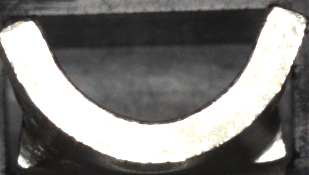
#> input picture ORBBFMatcher/images/2/images2_template.png, 309 x 175 px
$ python linemod_shape_match.py --template images/2/images2_template.png --scene images/2/images2_template.png --output out.png
#> lines starting #> are read from the running program, lines starting #| are printed output that depends on the picture; after the words box and inside, x2 and y2 are one past the last pixel; in counts of white or black regions, pixels touching at a corner belong together
from __future__ import annotations

import argparse
from dataclasses import dataclass
import math
from pathlib import Path
import sys
import time

import cv2
import numpy as np


@dataclass
class TemplateVariant:
    template_id: int
    class_id: str
    angle: float
    scale: float
    image: np.ndarray
    mask: np.ndarray
    corners: np.ndarray
    feature_bbox: tuple[int, int, int, int]


@dataclass
class Detection:
    class_id: str
    template_id: int
    angle: float
    scale: float
    similarity: float
    origin: tuple[int, int]
    box: tuple[int, int, int, int]
    corners: np.ndarray


@dataclass
class RawMatchRecord:
    class_id: str
    template_id: int
    similarity: float
    x: int
    y: int


# [10 lines left out: function parse_csv_floats, not called in this run]


def parse_args() -> argparse.Namespace:
    parser = argparse.ArgumentParser(
        description=(
            "2D shape-based template matching with OpenCV LINE/LINEMOD "
            "(color-gradient modality)."
        )
    )
    parser.add_argument("--template", required=True, help="Path to the template image.")
    parser.add_argument("--scene", required=True, help="Path to the scene image.")
    parser.add_argument(
        "--output",
        required=True,
        help="Path to the annotated scene image.",
    )
    parser.add_argument(
        "--mask",
        help="Optional binary mask for the template. Must match template size.",
    )
    parser.add_argument(
        "--template-preview-output",
        help="Optional path to save a contact sheet of generated LINE templates.",
    )
    parser.add_argument(
        "--class-id",
        default="object",
        help="LINE template class ID. Default: object",
    )
    parser.add_argument(
        "--threshold",
        type=float,
        default=90.0,
        help="Detector similarity threshold in [0, 100]. Default: 90.0",
    )
    parser.add_argument(
        "--top-k",
        type=int,
        default=200,
        help="Maximum raw matches to inspect before NMS. Default: 200",
    )
    parser.add_argument(
        "--max-detections",
        type=int,
        default=12,
        help="Maximum detections kept after NMS. Default: 12",
    )
    parser.add_argument(
        "--nms-iou",
        type=float,
        default=0.25,
        help="IoU threshold for NMS de-duplication. Default: 0.25",
    )
    parser.add_argument(
        "--angles",
        type=parse_csv_floats,
        default=[0.0],
        help="Comma-separated template rotations in degrees. Default: 0",
    )
    parser.add_argument(
        "--scales",
        type=parse_csv_floats,
        default=[1.0],
        help="Comma-separated template scales. Default: 1.0",
    )
    parser.add_argument(
        "--mask-threshold",
        type=int,
        default=245,
        help=(
            "When --mask is omitted, pixels darker than this grayscale threshold are "
            "treated as foreground. Default: 245"
        ),
    )
    parser.add_argument(
        "--preview-variants",
        type=int,
        default=6,
        help="How many generated variants to include in the preview sheet. Default: 6",
    )
    parser.add_argument(
        "--tile-size",
        type=int,
        default=960,
        help=(
            "Tile size used for fallback matching on large scenes. Set 0 to disable "
            "tiling. Default: 960"
        ),
    )
    parser.add_argument(
        "--tile-overlap",
        type=int,
        default=256,
        help="Overlap in pixels between fallback tiles. Default: 256",
    )
    return parser.parse_args()


def load_image(path: str) -> np.ndarray:
    image = cv2.imread(path, cv2.IMREAD_COLOR)
    if image is None:
        raise FileNotFoundError(f"Unable to read image: {path}")
    return image


# [10 lines left out: function load_mask, not called in this run]


def keep_largest_component(mask: np.ndarray) -> np.ndarray:
    if not np.any(mask):
        return mask

    component_count, labels, stats, _ = cv2.connectedComponentsWithStats(mask, 8)
    if component_count <= 2:
        return mask

    largest_label = 1 + int(np.argmax(stats[1:, cv2.CC_STAT_AREA]))
    largest = np.where(labels == largest_label, 255, 0).astype(np.uint8)
    return largest


def auto_mask_from_template(template_image: np.ndarray, threshold: int) -> np.ndarray:
    gray = cv2.cvtColor(template_image, cv2.COLOR_BGR2GRAY)
    mask = np.where(gray < threshold, 255, 0).astype(np.uint8)

    if not np.any(mask):
        _, mask = cv2.threshold(
            gray, 0, 255, cv2.THRESH_BINARY_INV | cv2.THRESH_OTSU
        )

    kernel = cv2.getStructuringElement(cv2.MORPH_RECT, (3, 3))
    mask = cv2.morphologyEx(mask, cv2.MORPH_CLOSE, kernel, iterations=1)
    mask = keep_largest_component(mask)

    if not np.any(mask):
        raise ValueError("Template mask is empty after auto-segmentation.")
    return mask


def crop_to_mask(image: np.ndarray, mask: np.ndarray) -> tuple[np.ndarray, np.ndarray]:
    x, y, width, height = cv2.boundingRect(mask)
    if width == 0 or height == 0:
        raise ValueError("Template mask is empty.")
    return (
        image[y : y + height, x : x + width].copy(),
        mask[y : y + height, x : x + width].copy(),
    )


def build_variant(
    base_image: np.ndarray,
    base_mask: np.ndarray,
    angle: float,
    scale: float,
) -> tuple[np.ndarray, np.ndarray, np.ndarray]:
    if scale <= 0:
        raise ValueError(f"Scale must be positive, got {scale}.")

    height, width = base_image.shape[:2]
    corners = np.float32(
        [[0, 0], [width - 1, 0], [width - 1, height - 1], [0, height - 1]]
    )
    center = (width / 2.0, height / 2.0)

    transform = cv2.getRotationMatrix2D(center, angle, scale)
    transformed_corners = cv2.transform(corners[None, :, :], transform)[0]

    min_xy = np.floor(transformed_corners.min(axis=0))
    max_xy = np.ceil(transformed_corners.max(axis=0))
    out_width = max(1, int(max_xy[0] - min_xy[0] + 1))
    out_height = max(1, int(max_xy[1] - min_xy[1] + 1))

    transform[0, 2] -= min_xy[0]
    transform[1, 2] -= min_xy[1]

    warped_image = cv2.warpAffine(
        base_image,
        transform,
        (out_width, out_height),
        flags=cv2.INTER_LINEAR,
        borderMode=cv2.BORDER_CONSTANT,
        borderValue=(255, 255, 255),
    )
    warped_mask = cv2.warpAffine(
        base_mask,
        transform,
        (out_width, out_height),
        flags=cv2.INTER_NEAREST,
        borderMode=cv2.BORDER_CONSTANT,
        borderValue=0,
    )
    warped_mask = np.where(warped_mask > 127, 255, 0).astype(np.uint8)
    warped_mask = keep_largest_component(warped_mask)

    cropped_image, cropped_mask = crop_to_mask(warped_image, warped_mask)
    crop_x, crop_y, _, _ = cv2.boundingRect(warped_mask)
    local_corners = (
        cv2.transform(corners[None, :, :], transform)[0]
        - np.float32([crop_x, crop_y])
    )

    return cropped_image, cropped_mask, local_corners


def build_detector(
    template_image: np.ndarray,
    template_mask: np.ndarray,
    class_id: str,
    angles: list[float],
    scales: list[float],
) -> tuple[cv2.linemod_Detector, np.ndarray, np.ndarray, dict[int, TemplateVariant]]:
    base_image, base_mask = crop_to_mask(template_image, template_mask)
    detector = cv2.linemod.getDefaultLINE()
    variants: dict[int, TemplateVariant] = {}

    for scale in scales:
        for angle in angles:
            variant_image, variant_mask, variant_corners = build_variant(
                base_image, base_mask, angle, scale
            )
            template_id, bbox = detector.addTemplate(
                [variant_image],
                class_id,
                variant_mask,
            )
            if template_id < 0:
                continue

            variants[template_id] = TemplateVariant(
                template_id=template_id,
                class_id=class_id,
                angle=angle,
                scale=scale,
                image=variant_image,
                mask=variant_mask,
                corners=variant_corners,
                feature_bbox=tuple(int(value) for value in bbox),
            )

    if not variants:
        raise RuntimeError(
            "Failed to extract any valid LINE templates. Try a cleaner mask or a "
            "template with stronger edges."
        )

    return detector, base_image, base_mask, variants


# [205 lines left out: functions resolve_detections, compute_iou, non_max_suppression, draw_text_block, draw_overlay, fit_panel and 1 more, not called in this run]


def pad_scene_for_linemod(
    scene_image: np.ndarray,
    detector: cv2.linemod_Detector,
) -> tuple[np.ndarray, tuple[int, int]]:
    levels = max(1, int(detector.pyramidLevels()))
    step = 1
    for level in range(levels):
        step = math.lcm(step, int(detector.getT(level)))

    height, width = scene_image.shape[:2]
    padded_height = ((height + step - 1) // step) * step
    padded_width = ((width + step - 1) // step) * step

    pad_bottom = padded_height - height
    pad_right = padded_width - width
    if pad_bottom == 0 and pad_right == 0:
        return scene_image, (0, 0)

    padded = cv2.copyMakeBorder(
        scene_image,
        0,
        pad_bottom,
        0,
        pad_right,
        borderType=cv2.BORDER_CONSTANT,
        value=(255, 255, 255),
    )
    return padded, (pad_right, pad_bottom)


# [11 lines left out: function convert_matches, not called in this run]


def build_tile_starts(length: int, tile_size: int, tile_overlap: int) -> list[int]:
    if tile_size <= 0 or length <= tile_size:
        return [0]

    step = tile_size - tile_overlap
    if step <= 0:
        raise ValueError("--tile-overlap must be smaller than --tile-size.")

    starts = list(range(0, length - tile_size + 1, step))
    last_start = length - tile_size
    if not starts or starts[-1] != last_start:
        starts.append(last_start)
    return starts


def match_scene_in_tiles(
    detector: cv2.linemod_Detector,
    scene_image: np.ndarray,
    threshold: float,
    tile_size: int,
    tile_overlap: int,
) -> tuple[list[RawMatchRecord], int]:
    height, width = scene_image.shape[:2]
    x_starts = build_tile_starts(width, tile_size, tile_overlap)
    y_starts = build_tile_starts(height, tile_size, tile_overlap)

    matches: list[RawMatchRecord] = []
    tile_count = 0
    for y_start in y_starts:
        for x_start in x_starts:
            tile = scene_image[
                y_start : min(y_start + tile_size, height),
                x_start : min(x_start + tile_size, width),
            ].copy()
            padded_tile, _ = pad_scene_for_linemod(tile, detector)
            tile_matches, _ = detector.match([padded_tile], threshold)
            tile_count += 1

            for match in tile_matches:
                matches.append(
                    RawMatchRecord(
                        class_id=str(match.class_id),
                        template_id=int(match.template_id),
                        similarity=float(match.similarity),
                        x=int(match.x) + x_start,
                        y=int(match.y) + y_start,
                    )
                )

    matches.sort(key=lambda item: item.similarity, reverse=True)
    return matches, tile_count


def match_scene(
    detector: cv2.linemod_Detector,
    scene_image: np.ndarray,
    threshold: float,
    tile_size: int,
    tile_overlap: int,
) -> tuple[list[RawMatchRecord], str]:
    padded_scene_image, scene_padding = pad_scene_for_linemod(scene_image, detector)
    try:
        raw_matches, _ = detector.match([padded_scene_image], threshold)
        match_records = convert_matches(raw_matches)
        mode = "full-frame"
        if scene_padding != (0, 0):
            mode += f" (padded right={scene_padding[0]} bottom={scene_padding[1]})"
        return match_records, mode
    except cv2.error:
        if tile_size <= 0:
            raise
        match_records, tile_count = match_scene_in_tiles(
            detector,
            scene_image,
            threshold,
            tile_size,
            tile_overlap,
        )
        return match_records, f"tiled ({tile_count} tiles)"


def main() -> int:
    args = parse_args()
    total_start = time.perf_counter()
    try:
        template_image = load_image(args.template)
#> in load_image, image is the input picture: shape (175, 309, 3); mean B, G, R 120, 121.5, 122.7
        scene_image = load_image(args.scene)
        template_mask = (
            load_mask(args.mask, template_image.shape[:2])
            if args.mask
            else auto_mask_from_template(template_image, args.mask_threshold)
        )
#> in auto_mask_from_template, `mask = np.where(gray < threshold, 255, 0).astype(np.uint8)`:
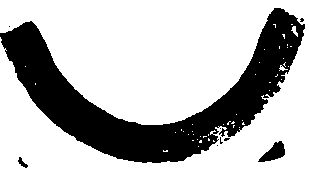
#> mask: shape (175, 309); 72.1% white; 9 black regions (6 under 20 px), largest, box (x1, y1, x2, y2) and area: (0, 8, 305, 163) 14680, (258, 141, 285, 162) 298, (18, 157, 28, 168) 48
#> in auto_mask_from_template, `mask = cv2.morphologyEx(mask, cv2.MORPH_CLOSE, kernel, iterations=1)`:
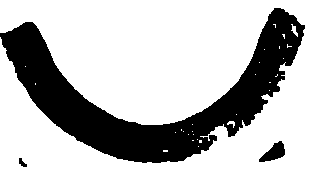
#> mask: shape (175, 309); 72.6% white; 3 black regions, box (x1, y1, x2, y2) and area: (0, 8, 305, 163) 14501, (259, 141, 285, 162) 295, (19, 158, 27, 167) 40
#> in keep_largest_component, `component_count, labels, stats, _ = cv2.connectedComponentsWithStats(m..`:
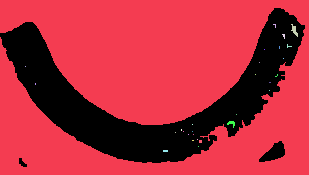
#> labels: shape (175, 309) int32; 30 distinct labels, from 0 to 29; one colour per label, 0 black
#> in keep_largest_component, `component_count, labels, stats, _ = cv2.connectedComponentsWithStats(m..`: component_count = 30; stats = 30 rows, first 6: [0, 8, 305, 159, 14836], [0, 0, 309, 175, 39098], [273, 24, 3, 4, 6], [291, 24, 7, 13, 41], [282, 34, 3, 5, 9], [287, 44, 5, 4, 8]
#> in keep_largest_component, `largest_label = 1 + int(np.argmax(stats[1:, cv2.CC_STAT_AREA]))`: largest_label = 1
#> in keep_largest_component, `largest = np.where(labels == largest_label, 255, 0).astype(np.uint8)`:
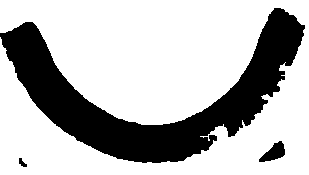
#> largest: shape (175, 309); 72.3% white; 3 black regions, box (x1, y1, x2, y2) and area: (0, 8, 305, 163) 14642, (259, 141, 285, 162) 295, (19, 158, 27, 167) 40
        detector, cropped_template, cropped_mask, variants = build_detector(
            template_image,
            template_mask,
            args.class_id,
            args.angles,
            args.scales,
        )
#> in crop_to_mask, `x, y, width, height = cv2.boundingRect(mask)`: x = 0; width = 309; height = 175
#> the loop in build_detector, `for scale in scales:` made 1 pass
#> after the loop in build_detector, `for scale in scales:`: variants = 1 item
#> variants = 1 item
    except (FileNotFoundError, RuntimeError, ValueError) as exc:
        print(exc, file=sys.stderr)
        return 1

    match_start = time.perf_counter()
    startup_prep_ms = (match_start - total_start) * 1000.0
    try:
        raw_matches, match_mode = match_scene(
            detector,
            scene_image,
            float(args.threshold),
            args.tile_size,
            args.tile_overlap,
        )
#> in pad_scene_for_linemod, `padded = cv2.copyMakeBorder( scene_image, 0, pad_bottom, 0, pad_right,..`:
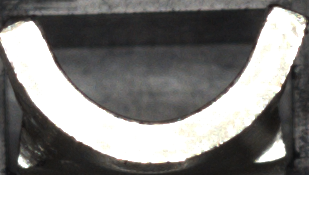
#> padded: shape (200, 320, 3); mean B, G, R 140.9, 142.2, 143.2
#> in match_scene, `padded_scene_image, scene_padding = pad_scene_for_linemod(scene_image,..`: scene_padding = (11, 25)
#> after the loop in match_scene_in_tiles, `for y_start in y_starts:`: matches = []; tile_count = 0
    except (ValueError, cv2.error) as exc:
        print(exc, file=sys.stderr)
        return 1

    match_end = time.perf_counter()
    matching_ms = (match_end - match_start) * 1000.0
    limited_matches = list(raw_matches[: max(1, args.top_k)])
    detections = resolve_detections(limited_matches, variants)
    detections.sort(key=lambda item: item.similarity, reverse=True)
    kept_detections = non_max_suppression(
        detections,
        iou_threshold=args.nms_iou,
        max_detections=args.max_detections,
    )

    overlay = draw_overlay(scene_image, kept_detections)
    output_path = Path(args.output)
    output_path.parent.mkdir(parents=True, exist_ok=True)
    cv2.imwrite(str(output_path), overlay)

    if args.template_preview_output:
        preview = render_template_preview(detector, variants, args.preview_variants)
        preview_path = Path(args.template_preview_output)
        preview_path.parent.mkdir(parents=True, exist_ok=True)
        cv2.imwrite(str(preview_path), preview)

    print(f"template size after crop: {cropped_template.shape[1]}x{cropped_template.shape[0]}")
    print(f"mask foreground pixels: {int(np.count_nonzero(cropped_mask))}")
    print(f"generated templates: {len(variants)}")
    print(f"matching mode: {match_mode}")
    print(f"raw matches above threshold: {len(raw_matches)}")
    print(f"matches inspected before NMS: {len(limited_matches)}")
    print(f"detections kept after NMS: {len(kept_detections)}")
    print(f"annotated scene saved to: {output_path}")

    for index, detection in enumerate(kept_detections, start=1):
        x, y, width, height = detection.box
        print(
            f"[{index}] score={detection.similarity:.1f} class={detection.class_id} "
            f"template_id={detection.template_id} angle={detection.angle:g} "
            f"scale={detection.scale:g} box=({x},{y},{width},{height})"
        )

    if args.template_preview_output:
        print(f"template preview saved to: {Path(args.template_preview_output)}")

    total_end = time.perf_counter()
    postprocess_ms = (total_end - match_end) * 1000.0
    total_ms = (total_end - total_start) * 1000.0
    print(f"timing startup_prep_ms: {startup_prep_ms:.3f}")
    print(f"timing matching_ms: {matching_ms:.3f}")
    print(f"timing postprocess_ms: {postprocess_ms:.3f}")
    print(f"timing total_ms: {total_ms:.3f}")

    return 0 if kept_detections else 2


if __name__ == "__main__":
#> (the run stopped early here; a loop or call above may not have finished)
